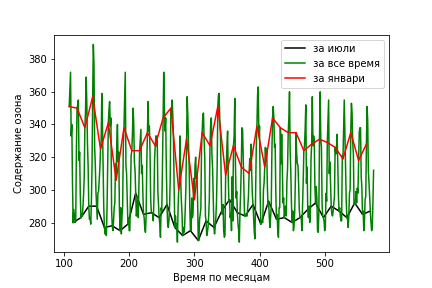

Python code for this plot:
import argparse
import json
from scipy.io import netcdf
import numpy as np
import matplotlib.pyplot as plt




parser = argparse.ArgumentParser()







parser.add_argument('latitude',  metavar='LAT', type = float, help='Latitude, deg')
parser.add_argument('longitude', metavar='LON', type = float, help='Longitude, deg')


if __name__ == "__main__":
    args = parser.parse_args()
    
        
            





with netcdf.netcdf_file("MSR-2.nc", mmap = False) as netcdf_file:
    print(netcdf_file.dimensions)
    for v in netcdf_file.variables:
        var = netcdf_file.variables[v]
        print(v, var.dimensions, var.data.shape)


    lon_index = np.searchsorted(netcdf_file.variables['longitude'].data, args.longitude)
    lat_index = np.searchsorted(netcdf_file.variables['latitude'].data, args.latitude)
    Max_all = np.around(netcdf_file.variables['Average_O3_column'].data[:,lat_index, lon_index].max(), 1)
    Min_all = np.around(netcdf_file.variables['Average_O3_column'].data[:,lat_index, lon_index].min(), 1)
    Mean_all = np.around(netcdf_file.variables['Average_O3_column'].data[:,lat_index, lon_index].mean(), 1)
    
    
    
    Jan_max =np.around(netcdf_file.variables['Average_O3_column'].data[::12,lat_index, lon_index].max(), 1)
    Jan_min = np.around(netcdf_file.variables['Average_O3_column'].data[::12,lat_index, lon_index].min(), 1)
    Jan_mean = np.around(netcdf_file.variables['Average_O3_column'].data[::12,lat_index, lon_index].mean(), 1)
    
       
    
    Jul_max = np.around(netcdf_file.variables['Average_O3_column'].data[6::12,lat_index, lon_index].max(), 1)
    Jul_min = np.around(netcdf_file.variables['Average_O3_column'].data[6::12,lat_index, lon_index].min(), 1)
    Jul_mean = np.around(netcdf_file.variables['Average_O3_column'].data[6::12, lat_index, lon_index].mean(), 1)
  

   
    
    x = netcdf_file.variables['time'].data
    y = netcdf_file.variables['Average_O3_column'].data[:,lat_index, lon_index]
    
    x1 = netcdf_file.variables['time'].data[::12]
    y1 = netcdf_file.variables['Average_O3_column'].data[::12,lat_index, lon_index]
    
    x2 = netcdf_file.variables['time'].data[6::12]
    y2 = netcdf_file.variables['Average_O3_column'].data[6::12, lat_index, lon_index]
    




plt.plot(x2, y2, color = "black")
plt.plot(x, y, color = "green")
plt.plot(x1, y1, color = "red")
plt.xlabel('Время по месяцам')
plt.ylabel('Содержание озона')
plt.legend(['за июли','за все время', 'за январи'])
plt.savefig("ozon.png")

a = [float(args.latitude), float(args.longitude)]
d = {"coordinates": a,
     "jan": {"min": float(Jan_min), 
             "max": float(Jan_max), 
             "mean": float(Jan_mean)}, 
     "jul":{"min": float(Jul_min), 
            "max": float(Jul_max), 
            "mean": float(Jul_mean)}, 
     "all": { "min": float(Min_all),
            "max": float(Max_all), 
            "mean": float(Mean_all)}}


with open("ozon.json", "w") as f: 
    json.dump(d, f, indent = 2)


